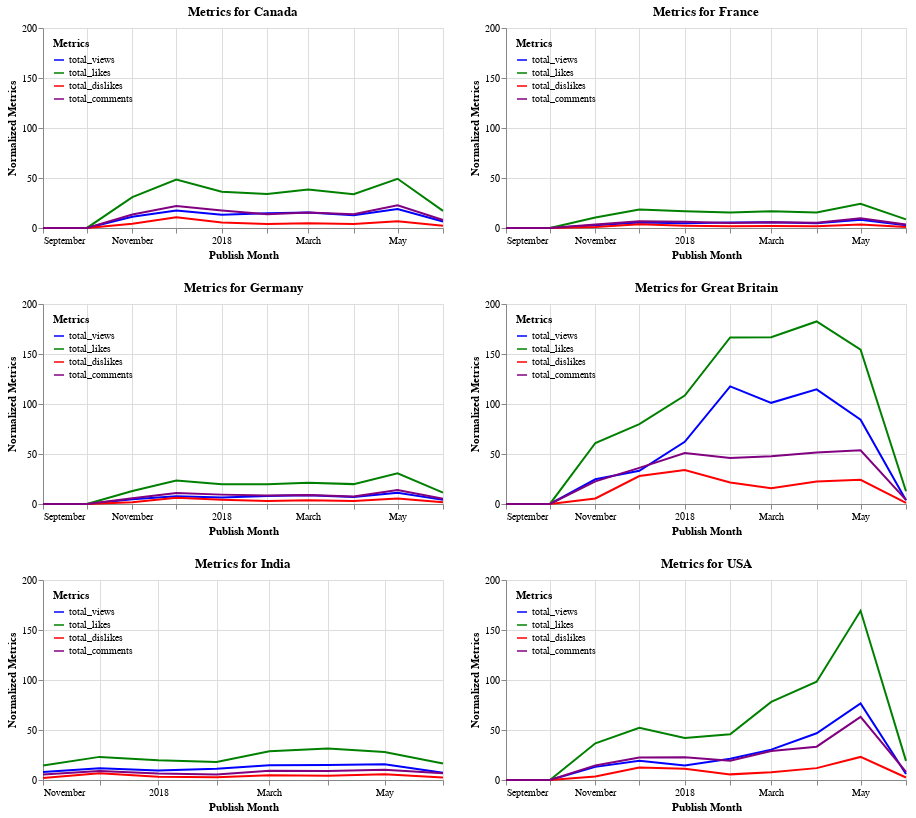

Write notebook code for a chart like this one.
### Code cell
countries = df_country['country'].unique()

# list to store charts
charts = []

for country in countries:
    country_data = df_country[df_country['country'] == country]
    
    melted_data = pd.melt(
        country_data,
        id_vars=['publish_month'],
        value_vars=['total_views', 'total_likes', 'total_dislikes', 'total_comments'],
        var_name='metric',
        value_name='value'
    )
    
    country_chart = alt.Chart(melted_data).mark_line().encode(
        x=alt.X('publish_month:T', title='Publish Month'),
        y=alt.Y('value:Q', title='Normalized Metrics', scale=alt.Scale(zero=False)),
        color=alt.Color('metric:N', 
            scale=alt.Scale(
                domain=['total_views', 'total_likes', 'total_dislikes', 'total_comments'],
                range=['blue', 'green', 'red', 'purple']
            ),
            legend=alt.Legend(
                title='Metrics',
                orient='top-left',
                direction='vertical',
                symbolType='stroke',
                padding=10,
                offset=0
            )
        ),
        tooltip=['publish_month:T', 'metric:N', 'value:Q']
    ).properties(
        width=400,
        height=200,
        title=f"Metrics for {country}"
    )
    
    charts.append(country_chart)

grid_chart = alt.concat(*charts, columns=2).resolve_scale(
    y='shared'
).resolve_legend(
    color='independent'
)

grid_chart.show()

### Figure 1 — Vega-Lite specification as saved in the notebook (floating-point values rounded to 4 significant figures)
{"config": {"view": {"continuousWidth": 300, "continuousHeight": 300}}, "concat": [{"data": {"name": "data-b6e3205c9af87b7858e7db718e6b53ea"}, "mark": {"type": "line"}, "encoding": {"color": {"field": "metric", "legend": {"direction": "vertical", "offset": 0, "orient": "top-left", "padding": 10, "symbolType": "stroke", "title": "Metrics"}, "scale": {"domain": ["total_views", "total_likes", "total_dislikes", "total_comments"], "range": ["blue", "green", "red", "purple"]}, "type": "nominal"}, "tooltip": [{"field": "publish_month", "type": "temporal"}, {"field": "metric", "type": "nominal"}, {"field": "value", "type": "quantitative"}], "x": {"field": "publish_month", "title": "Publish Month", "type": "temporal"}, "y": {"field": "value", "scale": {"zero": false}, "title": "Normalized Metrics", "type": "quantitative"}}, "height": 200, "title": "Metrics for Canada", "width": 400}, {"data": {"name": "data-b4f9017a16e05a6bb3daaedbfa2c4311"}, "mark": {"type": "line"}, "encoding": {"color": {"field": "metric", "legend": {"direction": "vertical", "offset": 0, "orient": "top-left", "padding": 10, "symbolType": "stroke", "title": "Metrics"}, "scale": {"domain": ["total_views", "total_likes", "total_dislikes", "total_comments"], "range": ["blue", "green", "red", "purple"]}, "type": "nominal"}, "tooltip": [{"field": "publish_month", "type": "temporal"}, {"field": "metric", "type": "nominal"}, {"field": "value", "type": "quantitative"}], "x": {"field": "publish_month", "title": "Publish Month", "type": "temporal"}, "y": {"field": "value", "scale": {"zero": false}, "title": "Normalized Metrics", "type": "quantitative"}}, "height": 200, "title": "Metrics for France", "width": 400}, {"data": {"name": "data-8479dab78ac48791ae19b7a318847443"}, "mark": {"type": "line"}, "encoding": {"color": {"field": "metric", "legend": {"direction": "vertical", "offset": 0, "orient": "top-left", "padding": 10, "symbolType": "stroke", "title": "Metrics"}, "scale": {"domain": ["total_views", "total_likes", "total_dislikes", "total_comments"], "range": ["blue", "green", "red", "purple"]}, "type": "nominal"}, "tooltip": [{"field": "publish_month", "type": "temporal"}, {"field": "metric", "type": "nominal"}, {"field": "value", "type": "quantitative"}], "x": {"field": "publish_month", "title": "Publish Month", "type": "temporal"}, "y": {"field": "value", "scale": {"zero": false}, "title": "Normalized Metrics", "type": "quantitative"}}, "height": 200, "title": "Metrics for Germany", "width": 400}, {"data": {"name": "data-e3e5003cb1a87b7153f52cd1e11722db"}, "mark": {"type": "line"}, "encoding": {"color": {"field": "metric", "legend": {"direction": "vertical", "offset": 0, "orient": "top-left", "padding": 10, "symbolType": "stroke", "title": "Metrics"}, "scale": {"domain": ["total_views", "total_likes", "total_dislikes", "total_comments"], "range": ["blue", "green", "red", "purple"]}, "type": "nominal"}, "tooltip": [{"field": "publish_month", "type": "temporal"}, {"field": "metric", "type": "nominal"}, {"field": "value", "type": "quantitative"}], "x": {"field": "publish_month", "title": "Publish Month", "type": "temporal"}, "y": {"field": "value", "scale": {"zero": false}, "title": "Normalized Metrics", "type": "quantitative"}}, "height": 200, "title": "Metrics for Great Britain", "width": 400}, {"data": {"name": "data-b2923a4168caeefa7413a1514e4cfdb6"}, "mark": {"type": "line"}, "encoding": {"color": {"field": "metric", "legend": {"direction": "vertical", "offset": 0, "orient": "top-left", "padding": 10, "symbolType": "stroke", "title": "Metrics"}, "scale": {"domain": ["total_views", "total_likes", "total_dislikes", "total_comments"], "range": ["blue", "green", "red", "purple"]}, "type": "nominal"}, "tooltip": [{"field": "publish_month", "type": "temporal"}, {"field": "metric", "type": "nominal"}, {"field": "value", "type": "quantitative"}], "x": {"field": "publish_month", "title": "Publish Month", "type": "temporal"}, "y": {"field": "value", "scale": {"zero": false}, "title": "Normalized Metrics", "type": "quantitative"}}, "height": 200, "title": "Metrics for India", "width": 400}, {"data": {"name": "data-bbabc253103802c4fce9c68bb77c77f6"}, "mark": {"type": "line"}, "encoding": {"color": {"field": "metric", "legend": {"direction": "vertical", "offset": 0, "orient": "top-left", "padding": 10, "symbolType": "stroke", "title": "Metrics"}, "scale": {"domain": ["total_views", "total_likes", "total_dislikes", "total_comments"], "range": ["blue", "green", "red", "purple"]}, "type": "nominal"}, "tooltip": [{"field": "publish_month", "type": "temporal"}, {"field": "metric", "type": "nominal"}, {"field": "value", "type": "quantitative"}], "x": {"field": "publish_month", "title": "Publish Month", "type": "temporal"}, "y": {"field": "value", "scale": {"zero": false}, "title": "Normalized Metrics", "type": "quantitative"}}, "height": 200, "title": "Metrics for USA", "width": 400}], "columns": 2, "resolve": {"legend": {"color": "independent"}, "scale": {"y": "shared"}}, "$schema": "https://vega.github.io/schema/vega-lite/v5.20.1.json", "datasets": {"data-b6e3205c9af87b7858e7db718e6b53ea": [{"publish_month": "2017-09", "metric": "total_views", "value": 0.01771}, {"publish_month": "2017-10", "metric": "total_views", "value": 0.05155}, {"publish_month": "2017-11", "metric": "total_views", "value": 11.3}, {"publish_month": "2017-12", "metric": "total_views", "value": 17.42}, {"publish_month": "2018-01", "metric": "total_views", "value": 13.22}, {"publish_month": "2018-02", "metric": "total_views", "value": 14.7}, {"publish_month": "2018-03", "metric": "total_views", "value": 15.53}, {"publish_month": "2018-04", "metric": "total_views", "value": 12.78}, {"publish_month": "2018-05", "metric": "total_views", "value": 18.94}, {"publish_month": "2018-06", "metric": "total_views", "value": 6.444}, {"publish_month": "2017-09", "metric": "total_likes", "value": 0.03472}, {"publish_month": "2017-10", "metric": "total_likes", "value": 0.08259}, {"publish_month": "2017-11", "metric": "total_likes", "value": 30.88}, {"publish_month": "2017-12", "metric": "total_likes", "value": 48.34}, {"publish_month": "2018-01", "metric": "total_likes", "value": 36.26}, {"publish_month": "2018-02", "metric": "total_likes", "value": 33.98}, {"publish_month": "2018-03", "metric": "total_likes", "value": 38.49}, {"publish_month": "2018-04", "metric": "total_likes", "value": 33.85}, {"publish_month": "2018-05", "metric": "total_likes", "value": 49.22}, {"publish_month": "2018-06", "metric": "total_likes", "value": 17.09}, {"publish_month": "2017-09", "metric": "total_dislikes", "value": 0.001772}, {"publish_month": "2017-10", "metric": "total_dislikes", "value": 0.01998}, {"publish_month": "2017-11", "metric": "total_dislikes", "value": 4.272}, {"publish_month": "2017-12", "metric": "total_dislikes", "value": 10.86}, {"publish_month": "2018-01", "metric": "total_dislikes", "value": 5.54}, {"publish_month": "2018-02", "metric": "total_dislikes", "value": 3.927}, {"publish_month": "2018-03", "metric": "total_dislikes", "value": 4.754}, {"publish_month": "2018-04", "metric": "total_dislikes", "value": 4.013}, {"publish_month": "2018-05", "metric": "total_dislikes", "value": 6.624}, {"publish_month": "2018-06", "metric": "total_dislikes", "value": 2.214}, {"publish_month": "2017-09", "metric": "total_comments", "value": 0.00485}, {"publish_month": "2017-10", "metric": "total_comments", "value": 0.05444}, {"publish_month": "2017-11", "metric": "total_comments", "value": 13.45}, {"publish_month": "2017-12", "metric": "total_comments", "value": 22.06}, {"publish_month": "2018-01", "metric": "total_comments", "value": 17.48}, {"publish_month": "2018-02", "metric": "total_comments", "value": 13.79}, {"publish_month": "2018-03", "metric": "total_comments", "value": 15.54}, {"publish_month": "2018-04", "metric": "total_comments", "value": 13.79}, {"publish_month": "2018-05", "metric": "total_comments", "value": 22.63}, {"publish_month": "2018-06", "metric": "total_comments", "value": 7.94}], "data-b4f9017a16e05a6bb3daaedbfa2c4311": [{"publish_month": "2017-09", "metric": "total_views", "value": 0.00295}, {"publish_month": "2017-10", "metric": "total_views", "value": 7.916e-05}, {"publish_month": "2017-11", "metric": "total_views", "value": 2.835}, {"publish_month": "2017-12", "metric": "total_views", "value": 5.396}, {"publish_month": "2018-01", "metric": "total_views", "value": 4.838}, {"publish_month": "2018-02", "metric": "total_views", "value": 5.452}, {"publish_month": "2018-03", "metric": "total_views", "value": 5.855}, {"publish_month": "2018-04", "metric": "total_views", "value": 4.83}, {"publish_month": "2018-05", "metric": "total_views", "value": 8.176}, {"publish_month": "2018-06", "metric": "total_views", "value": 2.865}, {"publish_month": "2017-09", "metric": "total_likes", "value": 0.004982}, {"publish_month": "2017-10", "metric": "total_likes", "value": 8.711e-05}, {"publish_month": "2017-11", "metric": "total_likes", "value": 10.44}, {"publish_month": "2017-12", "metric": "total_likes", "value": 18.41}, {"publish_month": "2018-01", "metric": "total_likes", "value": 16.71}, {"publish_month": "2018-02", "metric": "total_likes", "value": 15.41}, {"publish_month": "2018-03", "metric": "total_likes", "value": 16.83}, {"publish_month": "2018-04", "metric": "total_likes", "value": 15.51}, {"publish_month": "2018-05", "metric": "total_likes", "value": 24.19}, {"publish_month": "2018-06", "metric": "total_likes", "value": 8.635}, {"publish_month": "2017-09", "metric": "total_dislikes", "value": 0.0002977}, {"publish_month": "2017-10", "metric": "total_dislikes", "value": 1.131e-05}, {"publish_month": "2017-11", "metric": "total_dislikes", "value": 0.9742}, {"publish_month": "2017-12", "metric": "total_dislikes", "value": 3.858}, {"publish_month": "2018-01", "metric": "total_dislikes", "value": 2.359}, {"publish_month": "2018-02", "metric": "total_dislikes", "value": 1.696}, {"publish_month": "2018-03", "metric": "total_dislikes", "value": 1.977}, {"publish_month": "2018-04", "metric": "total_dislikes", "value": 1.707}, {"publish_month": "2018-05", "metric": "total_dislikes", "value": 3.464}, {"publish_month": "2018-06", "metric": "total_dislikes", "value": 1.027}, {"publish_month": "2017-09", "metric": "total_comments", "value": 0.00079}, {"publish_month": "2017-10", "metric": "total_comments", "value": 5.902e-05}, {"publish_month": "2017-11", "metric": "total_comments", "value": 3.417}, {"publish_month": "2017-12", "metric": "total_comments", "value": 6.693}, {"publish_month": "2018-01", "metric": "total_comments", "value": 6.346}, {"publish_month": "2018-02", "metric": "total_comments", "value": 5.082}, {"publish_month": "2018-03", "metric": "total_comments", "value": 5.773}, {"publish_month": "2018-04", "metric": "total_comments", "value": 5.346}, {"publish_month": "2018-05", "metric": "total_comments", "value": 9.741}, {"publish_month": "2018-06", "metric": "total_comments", "value": 3.481}], "data-8479dab78ac48791ae19b7a318847443": [{"publish_month": "2017-09", "metric": "total_views", "value": 0.002157}, {"publish_month": "2017-10", "metric": "total_views", "value": 0.001555}, {"publish_month": "2017-11", "metric": "total_views", "value": 4.686}, {"publish_month": "2017-12", "metric": "total_views", "value": 7.838}, {"publish_month": "2018-01", "metric": "total_views", "value": 6.584}, {"publish_month": "2018-02", "metric": "total_views", "value": 7.901}, {"publish_month": "2018-03", "metric": "total_views", "value": 8.74}, {"publish_month": "2018-04", "metric": "total_views", "value": 7.02}, {"publish_month": "2018-05", "metric": "total_views", "value": 11.13}, {"publish_month": "2018-06", "metric": "total_views", "value": 4.121}, {"publish_month": "2017-09", "metric": "total_likes", "value": 0.004729}, {"publish_month": "2017-10", "metric": "total_likes", "value": 0.002242}, {"publish_month": "2017-11", "metric": "total_likes", "value": 12.97}, {"publish_month": "2017-12", "metric": "total_likes", "value": 23.52}, {"publish_month": "2018-01", "metric": "total_likes", "value": 19.75}, {"publish_month": "2018-02", "metric": "total_likes", "value": 19.69}, {"publish_month": "2018-03", "metric": "total_likes", "value": 21.21}, {"publish_month": "2018-04", "metric": "total_likes", "value": 19.88}, {"publish_month": "2018-05", "metric": "total_likes", "value": 30.68}, {"publish_month": "2018-06", "metric": "total_likes", "value": 11.45}, {"publish_month": "2017-09", "metric": "total_dislikes", "value": 0.0001733}, {"publish_month": "2017-10", "metric": "total_dislikes", "value": 3.65e-05}, {"publish_month": "2017-11", "metric": "total_dislikes", "value": 1.711}, {"publish_month": "2017-12", "metric": "total_dislikes", "value": 6.275}, {"publish_month": "2018-01", "metric": "total_dislikes", "value": 4.256}, {"publish_month": "2018-02", "metric": "total_dislikes", "value": 3.113}, {"publish_month": "2018-03", "metric": "total_dislikes", "value": 3.732}, {"publish_month": "2018-04", "metric": "total_dislikes", "value": 2.882}, {"publish_month": "2018-05", "metric": "total_dislikes", "value": 5.528}, {"publish_month": "2018-06", "metric": "total_dislikes", "value": 1.839}, {"publish_month": "2017-09", "metric": "total_comments", "value": 0.0005865}, {"publish_month": "2017-10", "metric": "total_comments", "value": 0.000118}, {"publish_month": "2017-11", "metric": "total_comments", "value": 5.753}, {"publish_month": "2017-12", "metric": "total_comments", "value": 10.93}, {"publish_month": "2018-01", "metric": "total_comments", "value": 9.375}, {"publish_month": "2018-02", "metric": "total_comments", "value": 8.412}, {"publish_month": "2018-03", "metric": "total_comments", "value": 8.897}, {"publish_month": "2018-04", "metric": "total_comments", "value": 7.402}, {"publish_month": "2018-05", "metric": "total_comments", "value": 13.96}, {"publish_month": "2018-06", "metric": "total_comments", "value": 5.216}], "data-e3e5003cb1a87b7153f52cd1e11722db": [{"publish_month": "2017-09", "metric": "total_views", "value": 0.001534}, {"publish_month": "2017-10", "metric": "total_views", "value": 0.1005}, {"publish_month": "2017-11", "metric": "total_views", "value": 24.75}, {"publish_month": "2017-12", "metric": "total_views", "value": 33.21}, {"publish_month": "2018-01", "metric": "total_views", "value": 62.19}, {"publish_month": "2018-02", "metric": "total_views", "value": 117.6}, {"publish_month": "2018-03", "metric": "total_views", "value": 101.2}, {"publish_month": "2018-04", "metric": "total_views", "value": 114.6}, {"publish_month": "2018-05", "metric": "total_views", "value": 84.29}, {"publish_month": "2018-06", "metric": "total_views", "value": 3.755}, {"publish_month": "2017-09", "metric": "total_likes", "value": 0.0002248}, {"publish_month": "2017-10", "metric": "total_likes", "value": 0.1002}, {"publish_month": "2017-11", "metric": "total_likes", "value": 61.01}, {"publish_month": "2017-12", "metric": "total_likes", "value": 79.8}, {"publish_month": "2018-01", "metric": "total_likes", "value": 108.4}, {"publish_month": "2018-02", "metric": "total_likes", "value": 166.6}, {"publish_month": "2018-03", "metric": "total_likes", "value": 166.8}, {"publish_month": "2018-04", "metric": "total_likes", "value": 182.6}, {"publish_month": "2018-05", "metric": "total_likes", "value": 154.3}, {"publish_month": "2018-06", "metric": "total_likes", "value": 12.8}, {"publish_month": "2017-09", "metric": "total_dislikes", "value": 8.535e-05}, {"publish_month": "2017-10", "metric": "total_dislikes", "value": 0.006172}, {"publish_month": "2017-11", "metric": "total_dislikes", "value": 5.508}, {"publish_month": "2017-12", "metric": "total_dislikes", "value": 27.97}, {"publish_month": "2018-01", "metric": "total_dislikes", "value": 33.9}, {"publish_month": "2018-02", "metric": "total_dislikes", "value": 21.57}, {"publish_month": "2018-03", "metric": "total_dislikes", "value": 15.73}, {"publish_month": "2018-04", "metric": "total_dislikes", "value": 22.43}, {"publish_month": "2018-05", "metric": "total_dislikes", "value": 24.14}, {"publish_month": "2018-06", "metric": "total_dislikes", "value": 1.019}, {"publish_month": "2017-09", "metric": "total_comments", "value": 6.886e-05}, {"publish_month": "2017-10", "metric": "total_comments", "value": 0.05502}, {"publish_month": "2017-11", "metric": "total_comments", "value": 22.67}, {"publish_month": "2017-12", "metric": "total_comments", "value": 36.1}, {"publish_month": "2018-01", "metric": "total_comments", "value": 50.93}, {"publish_month": "2018-02", "metric": "total_comments", "value": 46.09}, {"publish_month": "2018-03", "metric": "total_comments", "value": 47.85}, {"publish_month": "2018-04", "metric": "total_comments", "value": 51.62}, {"publish_month": "2018-05", "metric": "total_comments", "value": 53.66}, {"publish_month": "2018-06", "metric": "total_comments", "value": 4.112}], "data-b2923a4168caeefa7413a1514e4cfdb6": [{"publish_month": "2017-11", "metric": "total_views", "value": 7.948}, {"publish_month": "2017-12", "metric": "total_views", "value": 11.85}, {"publish_month": "2018-01", "metric": "total_views", "value": 9.521}, {"publish_month": "2018-02", "metric": "total_views", "value": 11.15}, {"publish_month": "2018-03", "metric": "total_views", "value": 14.78}, {"publish_month": "2018-04", "metric": "total_views", "value": 15.03}, {"publish_month": "2018-05", "metric": "total_views", "value": 15.77}, {"publish_month": "2018-06", "metric": "total_views", "value": 7.24}, {"publish_month": "2017-11", "metric": "total_likes", "value": 14.45}, {"publish_month": "2017-12", "metric": "total_likes", "value": 23.12}, {"publish_month": "2018-01", "metric": "total_likes", "value": 19.74}, {"publish_month": "2018-02", "metric": "total_likes", "value": 18.08}, {"publish_month": "2018-03", "metric": "total_likes", "value": 28.8}, {"publish_month": "2018-04", "metric": "total_likes", "value": 31.43}, {"publish_month": "2018-05", "metric": "total_likes", "value": 28.04}, {"publish_month": "2018-06", "metric": "total_likes", "value": 16.54}, {"publish_month": "2017-11", "metric": "total_dislikes", "value": 1.985}, {"publish_month": "2017-12", "metric": "total_dislikes", "value": 6.774}, {"publish_month": "2018-01", "metric": "total_dislikes", "value": 3.209}, {"publish_month": "2018-02", "metric": "total_dislikes", "value": 2.777}, {"publish_month": "2018-03", "metric": "total_dislikes", "value": 4.674}, {"publish_month": "2018-04", "metric": "total_dislikes", "value": 4.294}, {"publish_month": "2018-05", "metric": "total_dislikes", "value": 5.702}, {"publish_month": "2018-06", "metric": "total_dislikes", "value": 2.563}, {"publish_month": "2017-11", "metric": "total_comments", "value": 5.468}, {"publish_month": "2017-12", "metric": "total_comments", "value": 8.981}, {"publish_month": "2018-01", "metric": "total_comments", "value": 6.493}, {"publish_month": "2018-02", "metric": "total_comments", "value": 5.485}, {"publish_month": "2018-03", "metric": "total_comments", "value": 9.252}, {"publish_month": "2018-04", "metric": "total_comments", "value": 8.908}, {"publish_month": "2018-05", "metric": "total_comments", "value": 10.25}, {"publish_month": "2018-06", "metric": "total_comments", "value": 6.637}], "data-bbabc253103802c4fce9c68bb77c77f6": [{"publish_month": "2017-09", "metric": "total_views", "value": 0.0001635}, {"publish_month": "2017-10", "metric": "total_views", "value": 0.003008}, {"publish_month": "2017-11", "metric": "total_views", "value": 13.12}, {"publish_month": "2017-12", "metric": "total_views", "value": 19.14}, {"publish_month": "2018-01", "metric": "total_views", "value": 14.42}, {"publish_month": "2018-02", "metric": "total_views", "value": 21.15}, {"publish_month": "2018-03", "metric": "total_views", "value": 30.38}, {"publish_month": "2018-04", "metric": "total_views", "value": 46.7}, {"publish_month": "2018-05", "metric": "total_views", "value": 76.66}, {"publish_month": "2018-06", "metric": "total_views", "value": 6.076}, {"publish_month": "2017-09", "metric": "total_likes", "value": 0.0001874}, {"publish_month": "2017-10", "metric": "total_likes", "value": 0.001854}, {"publish_month": "2017-11", "metric": "total_likes", "value": 36.74}, {"publish_month": "2017-12", "metric": "total_likes", "value": 52.29}, {"publish_month": "2018-01", "metric": "total_likes", "value": 42.12}, {"publish_month": "2018-02", "metric": "total_likes", "value": 45.82}, {"publish_month": "2018-03", "metric": "total_likes", "value": 78.15}, {"publish_month": "2018-04", "metric": "total_likes", "value": 98.22}, {"publish_month": "2018-05", "metric": "total_likes", "value": 169.2}, {"publish_month": "2018-06", "metric": "total_likes", "value": 19.16}, {"publish_month": "2017-09", "metric": "total_dislikes", "value": 1.542e-05}, {"publish_month": "2017-10", "metric": "total_dislikes", "value": 0.0005944}, {"publish_month": "2017-11", "metric": "total_dislikes", "value": 3.487}, {"publish_month": "2017-12", "metric": "total_dislikes", "value": 12.55}, {"publish_month": "2018-01", "metric": "total_dislikes", "value": 11.22}, {"publish_month": "2018-02", "metric": "total_dislikes", "value": 5.628}, {"publish_month": "2018-03", "metric": "total_dislikes", "value": 7.779}, {"publish_month": "2018-04", "metric": "total_dislikes", "value": 11.87}, {"publish_month": "2018-05", "metric": "total_dislikes", "value": 23.09}, {"publish_month": "2018-06", "metric": "total_dislikes", "value": 2.517}, {"publish_month": "2017-09", "metric": "total_comments", "value": 7.316e-05}, {"publish_month": "2017-10", "metric": "total_comments", "value": 0.001301}, {"publish_month": "2017-11", "metric": "total_comments", "value": 14.6}, {"publish_month": "2017-12", "metric": "total_comments", "value": 22.46}, {"publish_month": "2018-01", "metric": "total_comments", "value": 22.75}, {"publish_month": "2018-02", "metric": "total_comments", "value": 19.33}, {"publish_month": "2018-03", "metric": "total_comments", "value": 28.9}, {"publish_month": "2018-04", "metric": "total_comments", "value": 33.34}, {"publish_month": "2018-05", "metric": "total_comments", "value": 63.15}, {"publish_month": "2018-06", "metric": "total_comments", "value": 8.119}]}}
